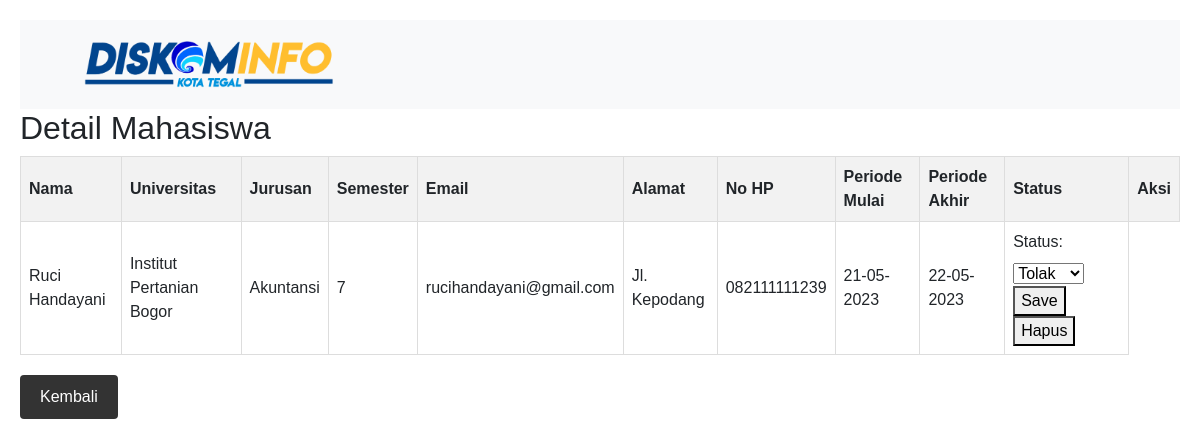
Page /detail-mahasiswa.php?id=35 on the committed database.
### tables this page shows
CREATE TABLE `data_mahasiswa` (
  `id` int(11) NOT NULL,
  `nama` varchar(100) NOT NULL,
  `universitas` varchar(50) NOT NULL,
  `jurusan` varchar(50) NOT NULL,
  `semester` int(5) NOT NULL,
  `email` varchar(100) NOT NULL,
  `alamat` varchar(400) NOT NULL,
  `no_hp` varchar(15) NOT NULL,
  `periode_mulai` varchar(50) NOT NULL,
  `periode_akhir` varchar(50) NOT NULL,
  `status` tinyint(1) NOT NULL
);

### detail-mahasiswa.php (the view, shortened to what this page needs)
<?php
include "functions.php";
if (isset($_GET['id'])) {
    $mahasiswa_id = $_GET['id'];
    $query = "SELECT * FROM data_mahasiswa WHERE id = $mahasiswa_id";
    $result = mysqli_query($conn, $query);
    if (mysqli_num_rows($result) > 0) {
      $mahasiswa = mysqli_fetch_assoc($result);
    } else {
      echo "Data not found";
    }
  }
?>
<!DOCTYPE html>
<html>
<head>
<link rel="stylesheet" href="./index.css" />
<link
      rel="stylesheet"
      href="https://cdn.jsdelivr.net/npm/bootstrap@4.3.1/dist/css/bootstrap.min.css"
    />
</head>
<body>
<nav class="navbar navbar-expand-lg navbar-light bg-light p-3">
      <a class="navbar-brand ml-5" href="./"><img class="logo-nav" src="./img/logo_diskominfo.png" alt="" /></a>
    </nav>
    <div class="row">
      <div class="col"><h2>Detail Mahasiswa</h2>
      <table>
  <tr>
    <th>Nama</th>
    <th>Universitas</th>
    <th>Jurusan</th>
    <th>Semester</th>
    <th>Email</th>
    <th>Alamat</th>
    <th>No HP</th>
    <th>Periode Mulai</th>
    <th>Periode Akhir</th>
    <th>Status</th>
    <th>Aksi</th>
  </tr>
  <tr>
    <td><?= $mahasiswa['nama'] ?></td>
    <td><?= $mahasiswa['universitas'] ?></td>
    <td><?= $mahasiswa['jurusan'] ?></td>
    <td><?= $mahasiswa['semester'] ?></td>
    <td><?= $mahasiswa['email'] ?></td>
    <td><?= $mahasiswa['alamat'] ?></td>
    <td><?= $mahasiswa['no_hp'] ?></td>
    <td><?= $mahasiswa['periode_mulai'] ?></td>
    <td><?= $mahasiswa['periode_akhir'] ?></td>
    <td>
      <form action="" method="POST">
        <label for="status">Status:</label>
        <select name="status" id="status">
          <option value="0">Tolak</option>
        </select>
        <button type="submit" class="btn-save" name="save">Save</button>
        <button type="submit" class="btn-delete" name="delete">Hapus</button>
      </form>
    </td>
  </tr>
</table>
    <a class="btn-back" href="list-pendaftar.php">Kembali</a>
  </div>
</div>
</body>
</html>

### index.css (style rules this page uses)
.logo-nav { width: 250px; }
html, body { max-width: 100%; overflow-x: hidden; }
body { background-color: #e6eaf5; font-family: "Roboto", sans-serif; }

### detail-mahasiswa.php (style rules this page uses)
body { font-family: Arial, sans-serif; padding: 20px; }
table { width: 100%; border-collapse: collapse; margin-bottom: 20px; }
th, td { padding: 8px; border: 1px solid #ddd; }
th { background-color: #f2f2f2; }
.btn-back { display: inline-block; padding: 10px 20px; background-color: #333; color: #fff; text-decoration: none; border-radius: 4px; }

### rows in the picture
data_mahasiswa: nama "Ruci Handayani", universitas "Institut Pertanian Bogor", jurusan "Akuntansi", semester "7", email "rucihandayani@gmail.com", alamat "Jl. Kepodang", no_hp "082111111239", periode_mulai "21-05-2023", periode_akhir "22-05-2023"
